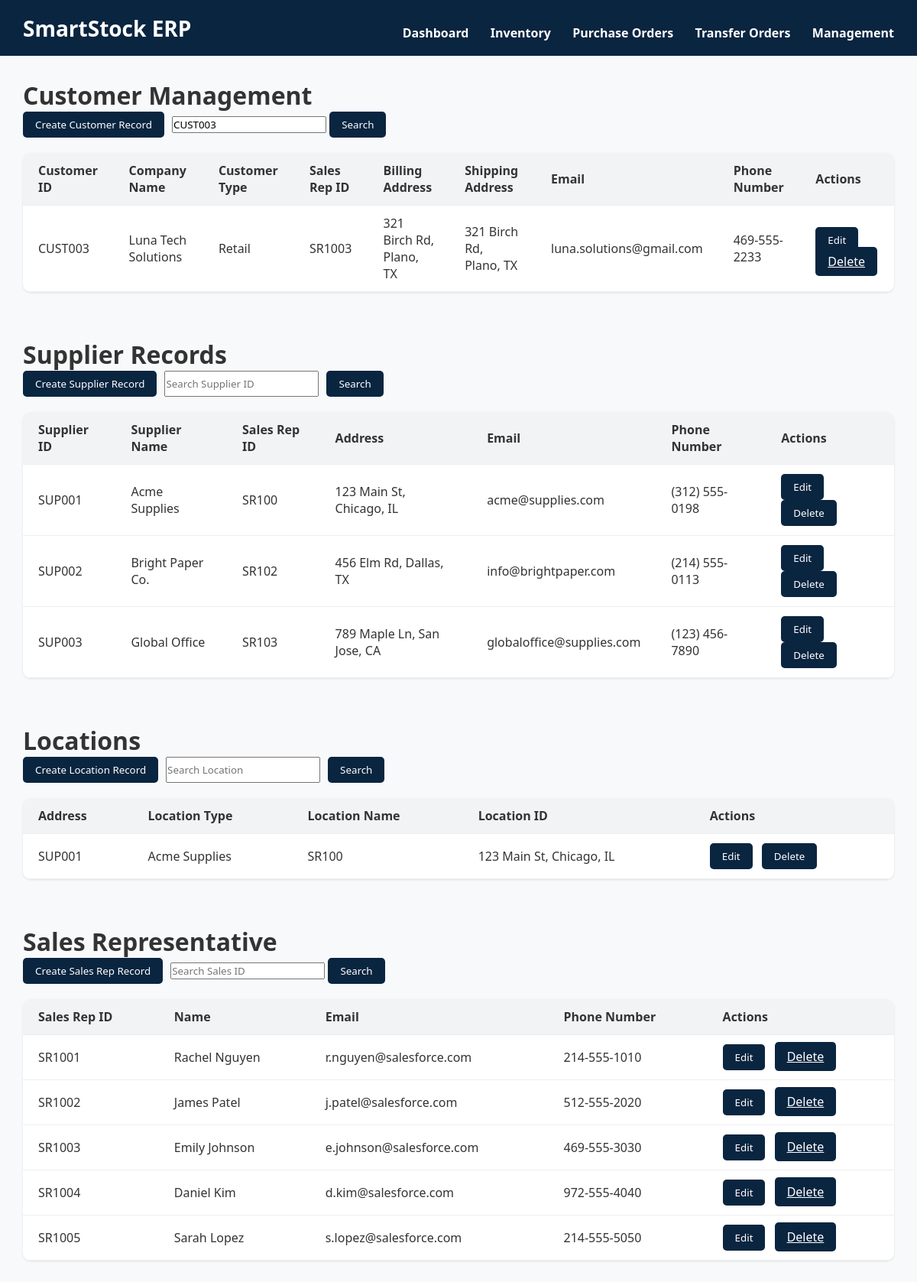
The app's page /management.php?customer_search=CUST003 with its own data.
### tables this page shows
CREATE TABLE customer (
  CustomerID varchar(10) NOT NULL,
  CompanyName varchar(100) DEFAULT NULL,
  CustomerType varchar(50) DEFAULT NULL,
  SalesRepID varchar(10) DEFAULT NULL,
  BillingAddress varchar(200) DEFAULT NULL,
  ShippingAddress varchar(200) DEFAULT NULL,
  Email varchar(100) DEFAULT NULL,
  PhoneNumber varchar(20) DEFAULT NULL,
  PRIMARY KEY (CustomerID),
  KEY SalesRepID (SalesRepID),
  CONSTRAINT customer_ibfk_1 FOREIGN KEY (SalesRepID) REFERENCES salesrepresentative (SalesRepID) ON DELETE SET NULL
);

CREATE TABLE salesrepresentative (
  SalesRepID varchar(10) NOT NULL,
  `Name` varchar(100) DEFAULT NULL,
  Email varchar(100) DEFAULT NULL,
  PhoneNumber varchar(20) DEFAULT NULL,
  PRIMARY KEY (SalesRepID)
);

### management.php (the view, shortened to what this page needs)
<?php
$conn = new mysqli("localhost", "root", "", "smartstock");
?>
<!DOCTYPE html>
<html lang="en">
<head>
    <link rel="stylesheet" href="style.css">
</head>
<body>
    <header class="topbar">
        <div class="titletext"><strong>SmartStock ERP</strong></div>
        <nav class="topnav">
            <a href="index.php">Dashboard</a>
            <a href="inventory.php">Inventory</a>
            <a href="purchaseorder.php">Purchase Orders</a>
            <a href="transferorder.php">Transfer Orders</a>
            <a href="management.php">Management</a>
        </nav>
    </header>
    <div class="dashboard">
        <h1>Customer Management</h2>
            <div class="actions">
                <button class="btn" onclick="showCustomerCreateForm()">Create Customer Record</button>
                <form method="GET">
                    <input type="text" id="searchInput" name="customer_search" placeholder="Search Customer ID" value="<?= isset($_GET['customer_search']) ? htmlspecialchars($_GET['customer_search']) : '' ?>" />
                    <button class="btn" onclick="">Search</button>
                </form>
            </div>
            <table>
                <thead>
                    <tr>
                        <th>Customer ID</th>
                        <th>Company Name</th>
                        <th>Customer Type</th>
                        <th>Sales Rep ID</th>
                        <th>Billing Address</th>
                        <th>Shipping Address</th>
                        <th>Email</th>
                        <th>Phone Number</th>
                        <th>Actions</th>
                    </tr>
                </thead>
                <tbody>
                    <?php
                    $customer_search = isset($_GET['customer_search']) ? $_GET['customer_search'] : '';
                    if (!empty($customer_search)) {
                        $stmt = $conn->prepare("SELECT * FROM customer WHERE CustomerID LIKE ?");
                        $likeSearch = "%$customer_search%";
                        $stmt->bind_param("s", $likeSearch);
                        $stmt->execute();
                        $cust_result = $stmt->get_result();
                    }
                    else
                        $cust_result = $conn->query("SELECT * FROM customer");
                    while ($row = $cust_result->fetch_assoc()): ?>
                        <tr>
                            <td><?= htmlspecialchars($row['CustomerID']) ?></td>
                            <td><?= htmlspecialchars($row['CompanyName']) ?></td>
                            <td><?= htmlspecialchars($row['CustomerType']) ?></td>
                            <td><?= htmlspecialchars($row['SalesRepID']) ?></td>
                            <td><?= htmlspecialchars($row['BillingAddress']) ?></td>
                            <td><?= htmlspecialchars($row['ShippingAddress']) ?></td>
                            <td><?= htmlspecialchars($row['Email']) ?></td>
                            <td><?= htmlspecialchars($row['PhoneNumber']) ?></td>
                            <td class="actions-row">
                                <button class="btn"
                                    onclick="showCustomerEditForm(
                                    '<?= $row['CustomerID'] ?>', '<?= $row['CompanyName'] ?>', '<?= $row['CustomerType'] ?>',
                                    '<?= $row['SalesRepID'] ?>', '<?= $row['BillingAddress'] ?>', '<?= $row['ShippingAddress'] ?>',
                                    '<?= $row['Email'] ?>', '<?= $row['PhoneNumber'] ?>'
                                    )">Edit</button>
                                <a class="btn btn-danger"
                                    onclick="return confirm('Delete this customer?')"
                                    href="management.php?delete_customer=<?= urlencode($row['CustomerID']) ?>">Delete</a>
                            </td>
                        </tr>
                    <?php endwhile; ?>
                </tbody>
            </table>
    </div>
    <div class="dashboard">
        <h1>Supplier Records</h1>
        <div class="actions">
            <button class="btn" onclick="showSupplierCreateForm()">Create Supplier Record</button>
            <input type="text" id="searchInput" placeholder="Search Supplier ID" />
            <button class="btn" onclick="">Search</button>
        </div>
        <table>
            <thead>
                <tr>
                    <th>Supplier ID</th>
                    <th>Supplier Name</th>
                    <th>Sales Rep ID</th>
                    <th>Address</th>
                    <th>Email</th>
                    <th>Phone Number</th>
                    <th>Actions</th>
                </tr>
            </thead>
            <tbody>
                <tr>
                    <td>SUP001</td>
                    <td>Acme Supplies</td>
                    <td>SR100</td>
                    <td>123 Main St, Chicago, IL</td>
                    <td>acme@supplies.com</td>
                    <td>(312) 555-0198</td>
                    <td class="actions-row">
                        <button class="btn"
                            onclick="showSupplierEditForm('SUP001', 'Acme Supplies', 'SR100', '123 Main St, Chicago, IL', 'acme@supplies.com', '(312) 555-0198')">Edit</button>
                        <button class="btn">Delete</button>
                    </td>
                </tr>
                <tr>
                    <td>SUP002</td>
                    <td>Bright Paper Co.</td>
                    <td>SR102</td>
                    <td>456 Elm Rd, Dallas, TX</td>
                    <td>info@brightpaper.com</td>
                    <td>(214) 555-0113</td>
                    <td class="actions-row">
                        <button class="btn"
                            onclick="showSupplierEditForm('SUP002', 'Bright Paper Co.', 'SR102', '456 Elm Rd, Dallas, TX', 'info@brightpaper.com', '(214) 555-0113')">Edit</button>
                        <button class="btn">Delete</button>
                    </td>
                </tr>
                <tr>
                    <td>SUP003</td>
                    <td>Global Office</td>
                    <td>SR103</td>
                    <td>789 Maple Ln, San Jose, CA</td>
                    <td>globaloffice@supplies.com</td>
                    <td>(123) 456-7890</td>
                    <td class="actions-row">
                        <button class="btn"
                            onclick="showSupplierEditForm('SUP001', 'Acme Supplies', 'SR100', '123 Main St, Chicago, IL', 'globaloffice@supplies.com', '(123) 456-7890')">Edit</button>
                        <button class="btn">Delete</button>
                    </td>
                </tr>
            </tbody>
        </table>
    </div>
    <div class="dashboard">
        <h1>Locations</h2>
            <div class="actions">
                <button class="btn" onclick="showLocationCreateForm()">Create Location Record</button>
                <input type="text" id="searchInput" placeholder="Search Location" />
                <button class="btn" onclick="">Search</button>
            </div>
            <table>
                <thead>
                    <tr>
                        <th>Address</th>
                        <th>Location Type</th>
                        <th>Location Name</th>
                        <th>Location ID</th>
                        <th>Actions</th>
                    </tr>
                </thead>
                <tbody>
                    <tr>
                        <td>SUP001</td>
                        <td>Acme Supplies</td>
                        <td>SR100</td>
                        <td>123 Main St, Chicago, IL</td>
                        <td class="actions-row">
                            <button class="btn"
                                onclick="showLocationEditForm('SUP001', 'Acme Supplies', 'SR100', '123 Main St, Chicago, IL')">Edit</button>
                            <button class="btn">Delete</button>
                        </td>
                    </tr>
                </tbody>
            </table>
    </div>
    <div class="dashboard">
        <h1>Sales Representative</h1>
        <div class="actions">
            <button class="btn" onclick="showSalesCreateForm()">Create Sales Rep Record</button>
            <form method="GET">
                <input type="text" id="searchInput" name="sales_rep_search" placeholder="Search Sales ID" value="<?= isset($_GET['sales_rep_search']) ? htmlspecialchars($_GET['sales_rep_search']) : '' ?>" />
                <button class="btn" onclick="">Search</button>
            </form>
        </div>
        <table>
            <thead>
                <tr>
                    <th>Sales Rep ID</th>
                    <th>Name</th>
                    <th>Email</th>
                    <th>Phone Number</th>
                    <th>Actions</th>
                </tr>
            </thead>
            <tbody>
                <?php
                $sales_rep_search = isset($_GET['sales_rep_search']) ? $_GET['sales_rep_search'] : '';
                if (!empty($sales_rep_search)) {
                    $stmt = $conn->prepare("SELECT * FROM salesrepresentative WHERE SalesRepID LIKE ?");
                    $likeSearch = "%$sales_rep_search%";
                    $stmt->bind_param("s", $likeSearch);
                    $stmt->execute();
                    $sales_result = $stmt->get_result();
                }
                else
                    $sales_result = $conn->query("SELECT * FROM salesrepresentative");
                while ($row = $sales_result->fetch_assoc()): ?>
                    <tr>
                        <td><?= htmlspecialchars($row['SalesRepID']) ?></td>
                        <td><?= htmlspecialchars($row['Name']) ?></td>
                        <td><?= htmlspecialchars($row['Email']) ?></td>
                        <td><?= htmlspecialchars($row['PhoneNumber']) ?></td>
                        <td class="actions-row">
                            <button class="btn"
                                onclick="showSalesEditForm(
                                '<?= $row['SalesRepID'] ?>',
                                '<?= $row['Name'] ?>',
                                '<?= $row['Email'] ?>',
                                '<?= $row['PhoneNumber'] ?>')">Edit</button>
                            <a class="btn btn-danger"
                                onclick="return confirm('Delete this sales representative?')"
                                href="management.php?delete_sales=<?= urlencode($row['SalesRepID']) ?>">Delete</a>
                        </td>
                    </tr>
                <?php endwhile; ?>
            </tbody>
        </table>
    </div>
</body>
</html>

### style.css (style rules this page uses)
* { margin: 0; padding: 0; box-sizing: border-box; font-family: 'Segoe UI', sans-serif; }
body { background-color: #f8f9fb; color: #333; }
.titletext { font-size: 21pt; }
.topbar { background-color: #0a2540; font-size: 24pt; font-weight: bold; padding: 15px 30px; color: white; display: flex; align-items: center; justify-content: space-between; }
.topnav a { color: white; text-decoration: none; margin-left: 20px; font-size: 12pt; }
.dashboard { padding: 30px; }
table { width: 100%; border-collapse: collapse; background: white; border-radius: 10px; overflow: hidden; box-shadow: 0 1px 3px rgb(0,0,0,0.1); }
th, td { padding: 12px 20px; text-align: left; border-bottom: 1px solid #eee; }
th { background-color: #f1f3f5; color: #333; }
.actions { margin-bottom: 20px; display: flex; gap: 10px; }
.btn { background-color: #0a2540; color: white; padding: 8px 16px; border: none; border-radius: 5px; cursor: pointer; }
.actions-row button { margin-right: 8px; }

### records on screen
customer: CustomerID "CUST003", CompanyName "Luna Tech Solutions", CustomerType "Retail", SalesRepID "SR1003", BillingAddress "321 Birch Rd, Plano, TX", ShippingAddress "321 Birch Rd, Plano, TX", Email "luna.solutions@gmail.com", PhoneNumber "469-555-2233"
salesrepresentative: SalesRepID "SR1001", Name "Rachel Nguyen", Email "r.nguyen@salesforce.com", PhoneNumber "214-555-1010"
salesrepresentative: SalesRepID "SR1002", Name "James Patel", Email "j.patel@salesforce.com", PhoneNumber "512-555-2020"
salesrepresentative: SalesRepID "SR1003", Name "Emily Johnson", Email "e.johnson@salesforce.com", PhoneNumber "469-555-3030"
salesrepresentative: SalesRepID "SR1004", Name "Daniel Kim", Email "d.kim@salesforce.com", PhoneNumber "972-555-4040"
salesrepresentative: SalesRepID "SR1005", Name "Sarah Lopez", Email "s.lopez@salesforce.com", PhoneNumber "214-555-5050"
